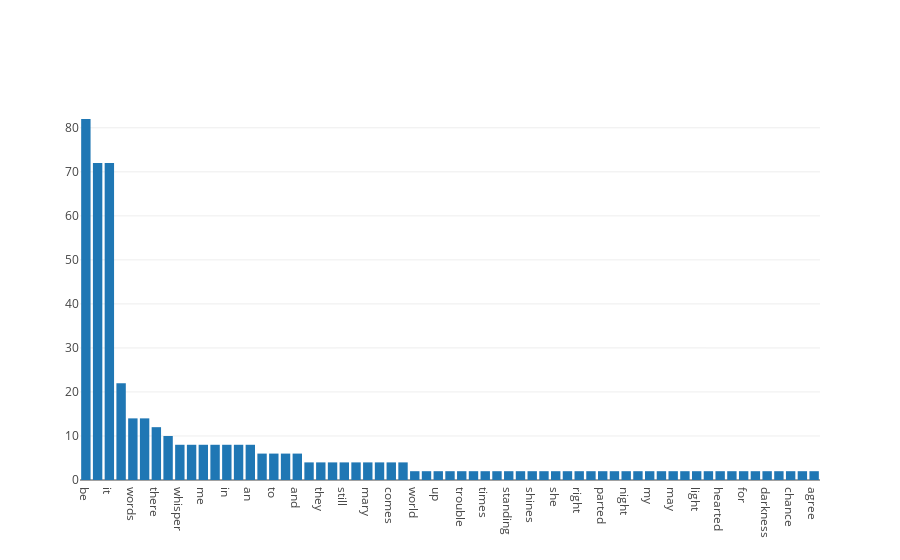

The code cell stored with this chart in its notebook:
### Code cell
plotly.offline.iplot([lyrics_trace])

### Figure 1 — Plotly figure (JSON) as saved in the notebook; plotly's stock layout.template omitted (floating-point values rounded to 4 significant figures)
{"data": [{"type": "bar", "x": ["be", "let", "it", "of", "words", "wisdom", "there", "will", "whisper", "the", "me", "is", "in", "answer", "an", "when", "to", "speaking", "and", "yeah", "they", "that", "still", "mother", "mary", "i", "comes", "a", "world", "wake", "up", "until", "trouble", "tomorrow", "times", "though", "standing", "sound", "shines", "shine", "she", "see", "right", "people", "parted", "on", "night", "myself", "my", "music", "may", "living", "light", "hour", "hearted", "front", "for", "find", "darkness", "cloudy", "chance", "broken", "agree"], "y": [82, 72, 72, 22, 14, 14, 12, 10, 8, 8, 8, 8, 8, 8, 8, 6, 6, 6, 6, 4, 4, 4, 4, 4, 4, 4, 4, 4, 2, 2, 2, 2, 2, 2, 2, 2, 2, 2, 2, 2, 2, 2, 2, 2, 2, 2, 2, 2, 2, 2, 2, 2, 2, 2, 2, 2, 2, 2, 2, 2, 2, 2, 2]}], "layout": {}}
